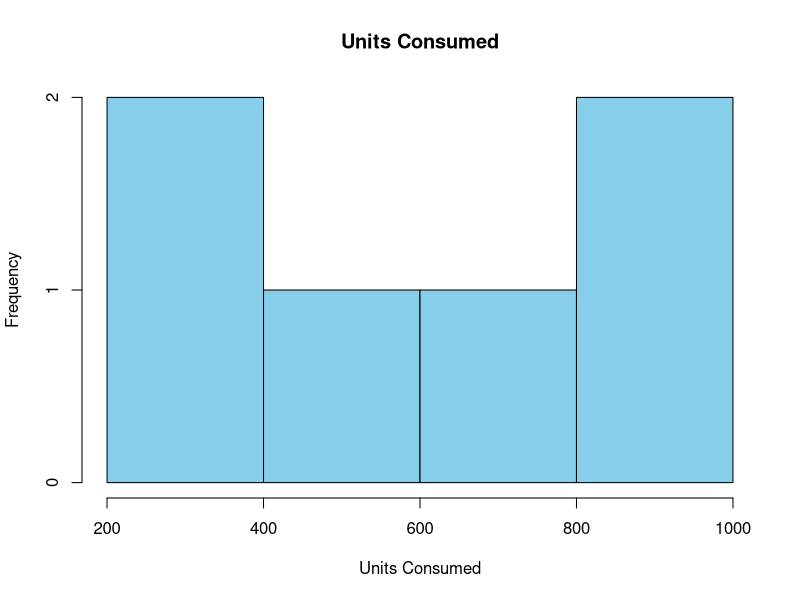
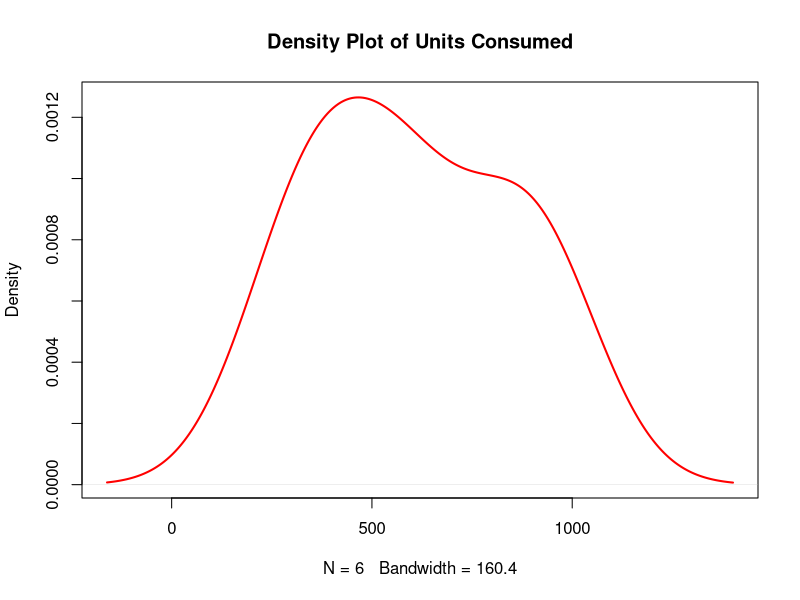
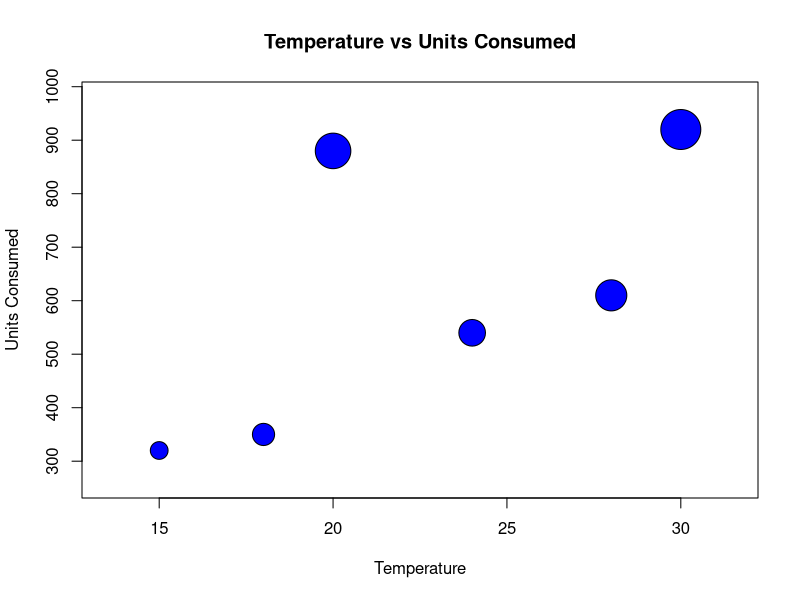
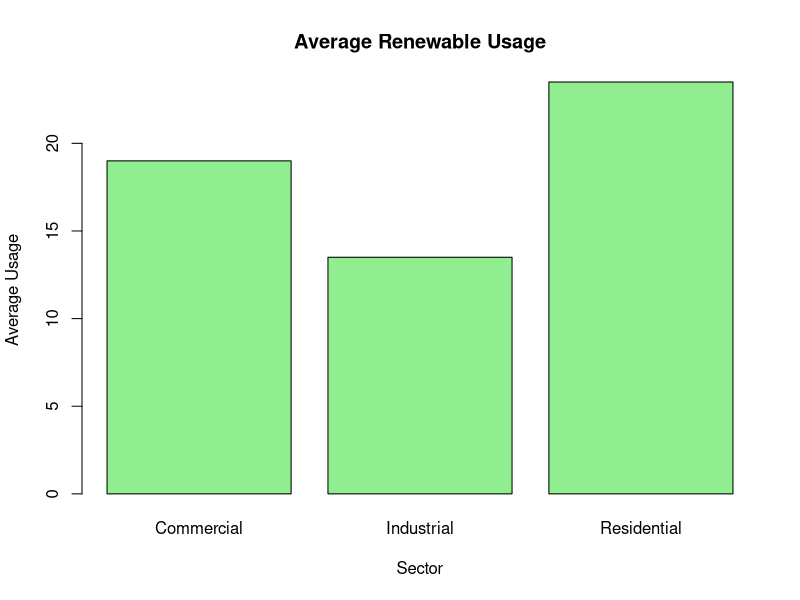

Here is the R script that generated these plots, in order:
setwd("E:/Development/College/Data-Handling-and-Visualization/Experiments/Exp-14-Energy-Consumption-Analysis")

data <- read.csv("Energy_Consumption_Data.csv")

# Histogram
hist(data$Units_Consumed,
     col="skyblue",
     main="Units Consumed",
     xlab="Units Consumed")

# Density Plot
plot(density(data$Units_Consumed),
     col="red",
     lwd=2,
     main="Density Plot of Units Consumed")

# Scatter Plot
symbols(data$Temperature,
        data$Units_Consumed,
        circles=data$Peak_Hours/5,
        inches=0.2,
        bg="blue",
        fg="black",
        xlab="Temperature",
        ylab="Units Consumed",
        main="Temperature vs Units Consumed")

# Average Renewable Usage
avg_usage <- aggregate(Renewable_Usage ~ Sector,
                       data,
                       mean)

barplot(avg_usage$Renewable_Usage,
        names.arg=avg_usage$Sector,
        col="lightgreen",
        main="Average Renewable Usage",
        xlab="Sector",
        ylab="Average Usage")

print(data)
